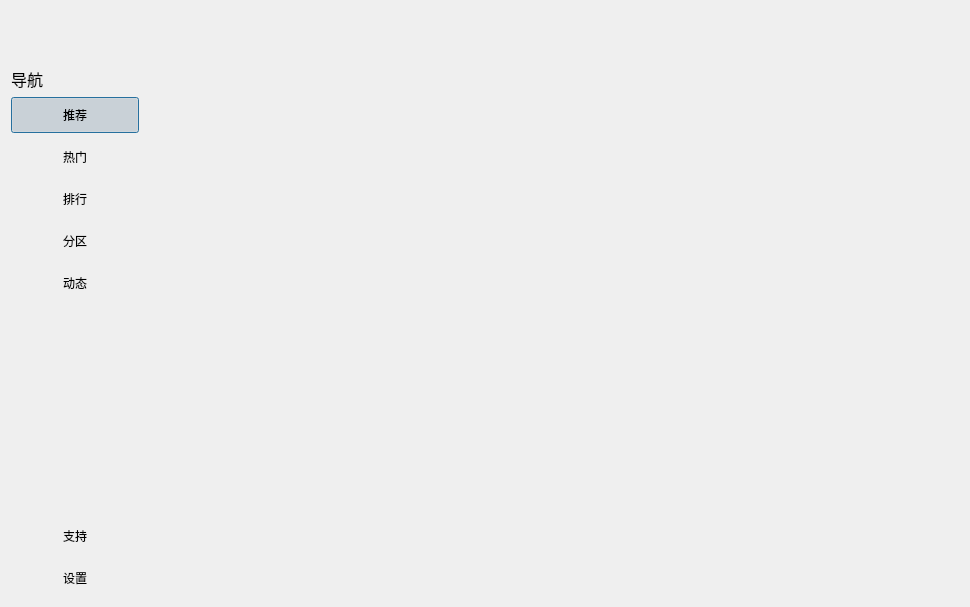
<?xml version="1.0" encoding="UTF-8"?>
<ui version="4.0">
 <class>MainWindow</class>
 <widget class="QWidget" name="MainWindow">
  <property name="geometry">
   <rect>
    <x>0</x>
    <y>0</y>
    <width>970</width>
    <height>607</height>
   </rect>
  </property>
  <property name="windowTitle">
   <string>MainWindow</string>
  </property>
  <layout class="QGridLayout" name="gridLayout">
   <property name="leftMargin">
    <number>0</number>
   </property>
   <property name="topMargin">
    <number>0</number>
   </property>
   <property name="rightMargin">
    <number>0</number>
   </property>
   <property name="bottomMargin">
    <number>0</number>
   </property>
   <item row="0" column="0" colspan="2">
    <widget class="DTitlebar" name="titlebar" native="true">
     <property name="minimumSize">
      <size>
       <width>0</width>
       <height>50</height>
      </size>
     </property>
     <property name="maximumSize">
      <size>
       <width>16777215</width>
       <height>50</height>
      </size>
     </property>
     <layout class="QHBoxLayout" name="horizontalLayout">
      <property name="leftMargin">
       <number>0</number>
      </property>
      <property name="topMargin">
       <number>0</number>
      </property>
      <property name="rightMargin">
       <number>0</number>
      </property>
      <property name="bottomMargin">
       <number>0</number>
      </property>
     </layout>
    </widget>
   </item>
   <item row="1" column="0">
    <widget class="QWidget" name="leftbar" native="true">
     <property name="minimumSize">
      <size>
       <width>150</width>
       <height>0</height>
      </size>
     </property>
     <property name="maximumSize">
      <size>
       <width>150</width>
       <height>16777215</height>
      </size>
     </property>
     <layout class="QVBoxLayout" name="verticalLayout">
      <item>
       <widget class="QLabel" name="label">
        <property name="font">
         <font>
          <pointsize>12</pointsize>
         </font>
        </property>
        <property name="text">
         <string>导航</string>
        </property>
       </widget>
      </item>
      <item>
       <widget class="QPushButton" name="pushButton">
        <property name="minimumSize">
         <size>
          <width>0</width>
          <height>36</height>
         </size>
        </property>
        <property name="text">
         <string>推荐</string>
        </property>
        <property name="checkable">
         <bool>true</bool>
        </property>
        <property name="checked">
         <bool>true</bool>
        </property>
        <property name="autoRepeat">
         <bool>true</bool>
        </property>
        <property name="autoExclusive">
         <bool>true</bool>
        </property>
        <property name="autoDefault">
         <bool>true</bool>
        </property>
        <property name="default">
         <bool>true</bool>
        </property>
        <property name="flat">
         <bool>true</bool>
        </property>
        <attribute name="buttonGroup">
         <string notr="true">buttonGroup</string>
        </attribute>
       </widget>
      </item>
      <item>
       <widget class="QPushButton" name="pushButton_2">
        <property name="minimumSize">
         <size>
          <width>0</width>
          <height>36</height>
         </size>
        </property>
        <property name="text">
         <string>热门</string>
        </property>
        <property name="checkable">
         <bool>true</bool>
        </property>
        <property name="autoRepeat">
         <bool>true</bool>
        </property>
        <property name="autoExclusive">
         <bool>true</bool>
        </property>
        <property name="flat">
         <bool>true</bool>
        </property>
        <attribute name="buttonGroup">
         <string notr="true">buttonGroup</string>
        </attribute>
       </widget>
      </item>
      <item>
       <widget class="QPushButton" name="pushButton_3">
        <property name="minimumSize">
         <size>
          <width>0</width>
          <height>36</height>
         </size>
        </property>
        <property name="text">
         <string>排行</string>
        </property>
        <property name="checkable">
         <bool>true</bool>
        </property>
        <property name="autoRepeat">
         <bool>true</bool>
        </property>
        <property name="autoExclusive">
         <bool>true</bool>
        </property>
        <property name="flat">
         <bool>true</bool>
        </property>
        <attribute name="buttonGroup">
         <string notr="true">buttonGroup</string>
        </attribute>
       </widget>
      </item>
      <item>
       <widget class="QPushButton" name="pushButton_4">
        <property name="minimumSize">
         <size>
          <width>0</width>
          <height>36</height>
         </size>
        </property>
        <property name="text">
         <string>分区</string>
        </property>
        <property name="checkable">
         <bool>true</bool>
        </property>
        <property name="autoRepeat">
         <bool>true</bool>
        </property>
        <property name="autoExclusive">
         <bool>true</bool>
        </property>
        <property name="flat">
         <bool>true</bool>
        </property>
        <attribute name="buttonGroup">
         <string notr="true">buttonGroup</string>
        </attribute>
       </widget>
      </item>
      <item>
       <widget class="QPushButton" name="pushButton_5">
        <property name="minimumSize">
         <size>
          <width>0</width>
          <height>36</height>
         </size>
        </property>
        <property name="text">
         <string>动态</string>
        </property>
        <property name="checkable">
         <bool>true</bool>
        </property>
        <property name="autoRepeat">
         <bool>true</bool>
        </property>
        <property name="autoExclusive">
         <bool>true</bool>
        </property>
        <property name="flat">
         <bool>true</bool>
        </property>
        <attribute name="buttonGroup">
         <string notr="true">buttonGroup</string>
        </attribute>
       </widget>
      </item>
      <item>
       <spacer name="verticalSpacer">
        <property name="orientation">
         <enum>Qt::Vertical</enum>
        </property>
        <property name="sizeHint" stdset="0">
         <size>
          <width>20</width>
          <height>216</height>
         </size>
        </property>
       </spacer>
      </item>
      <item>
       <widget class="QPushButton" name="pushButton_6">
        <property name="minimumSize">
         <size>
          <width>0</width>
          <height>36</height>
         </size>
        </property>
        <property name="text">
         <string>支持</string>
        </property>
        <property name="checkable">
         <bool>true</bool>
        </property>
        <property name="autoRepeat">
         <bool>true</bool>
        </property>
        <property name="autoExclusive">
         <bool>true</bool>
        </property>
        <property name="flat">
         <bool>true</bool>
        </property>
        <attribute name="buttonGroup">
         <string notr="true">buttonGroup</string>
        </attribute>
       </widget>
      </item>
      <item>
       <widget class="QPushButton" name="pushButton_7">
        <property name="minimumSize">
         <size>
          <width>0</width>
          <height>36</height>
         </size>
        </property>
        <property name="text">
         <string>设置</string>
        </property>
        <property name="checkable">
         <bool>true</bool>
        </property>
        <property name="autoRepeat">
         <bool>true</bool>
        </property>
        <property name="autoExclusive">
         <bool>true</bool>
        </property>
        <property name="flat">
         <bool>true</bool>
        </property>
        <attribute name="buttonGroup">
         <string notr="true">buttonGroup</string>
        </attribute>
       </widget>
      </item>
     </layout>
    </widget>
   </item>
   <item row="1" column="1">
    <widget class="QWidget" name="mainpage" native="true">
     <property name="autoFillBackground">
      <bool>true</bool>
     </property>
     <layout class="QGridLayout" name="gridLayout_2">
      <property name="bottomMargin">
       <number>0</number>
      </property>
      <item row="0" column="0">
       <widget class="QStackedWidget" name="stackedWidget">
        <property name="currentIndex">
         <number>0</number>
        </property>
        <widget class="QWidget" name="page">
         <layout class="QGridLayout" name="gridLayout_3">
          <property name="leftMargin">
           <number>0</number>
          </property>
          <property name="topMargin">
           <number>0</number>
          </property>
          <property name="rightMargin">
           <number>0</number>
          </property>
          <property name="bottomMargin">
           <number>0</number>
          </property>
          <item row="0" column="0">
           <widget class="RecommendPage" name="recommendpage" native="true"/>
          </item>
         </layout>
        </widget>
        <widget class="QWidget" name="page_2">
         <layout class="QVBoxLayout" name="verticalLayout_2">
          <property name="leftMargin">
           <number>0</number>
          </property>
          <property name="topMargin">
           <number>0</number>
          </property>
          <property name="rightMargin">
           <number>0</number>
          </property>
          <property name="bottomMargin">
           <number>0</number>
          </property>
          <item>
           <widget class="PopularPage" name="popularpage" native="true"/>
          </item>
         </layout>
        </widget>
        <widget class="QWidget" name="page_3">
         <layout class="QVBoxLayout" name="verticalLayout_3">
          <property name="leftMargin">
           <number>0</number>
          </property>
          <property name="topMargin">
           <number>0</number>
          </property>
          <property name="rightMargin">
           <number>0</number>
          </property>
          <property name="bottomMargin">
           <number>0</number>
          </property>
          <item>
           <widget class="SearchPage" name="searchpage" native="true"/>
          </item>
         </layout>
        </widget>
       </widget>
      </item>
     </layout>
    </widget>
   </item>
  </layout>
 </widget>
 <layoutdefault spacing="6" margin="11"/>
 <customwidgets>
  <customwidget>
   <class>DTitlebar</class>
   <extends>QWidget</extends>
   <header>DTitlebar</header>
   <container>1</container>
  </customwidget>
  <customwidget>
   <class>RecommendPage</class>
   <extends>QWidget</extends>
   <header>src/pages/recommendpage.h</header>
   <container>1</container>
  </customwidget>
  <customwidget>
   <class>PopularPage</class>
   <extends>QWidget</extends>
   <header>src/pages/popularpage.h</header>
   <container>1</container>
  </customwidget>
  <customwidget>
   <class>SearchPage</class>
   <extends>QWidget</extends>
   <header>src/pages/searchpage.h</header>
   <container>1</container>
  </customwidget>
 </customwidgets>
 <resources/>
 <connections/>
 <buttongroups>
  <buttongroup name="buttonGroup"/>
 </buttongroups>
</ui>
